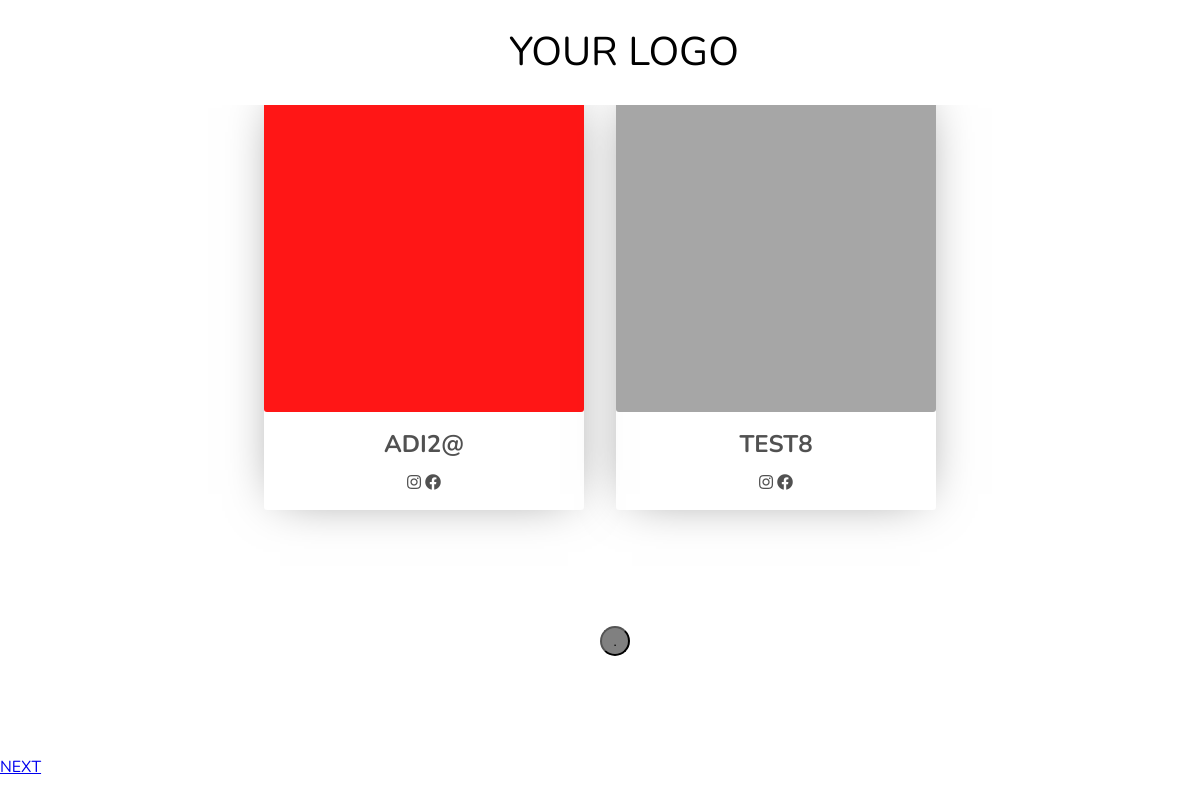
Page /feed/social/ on the earlier database version.
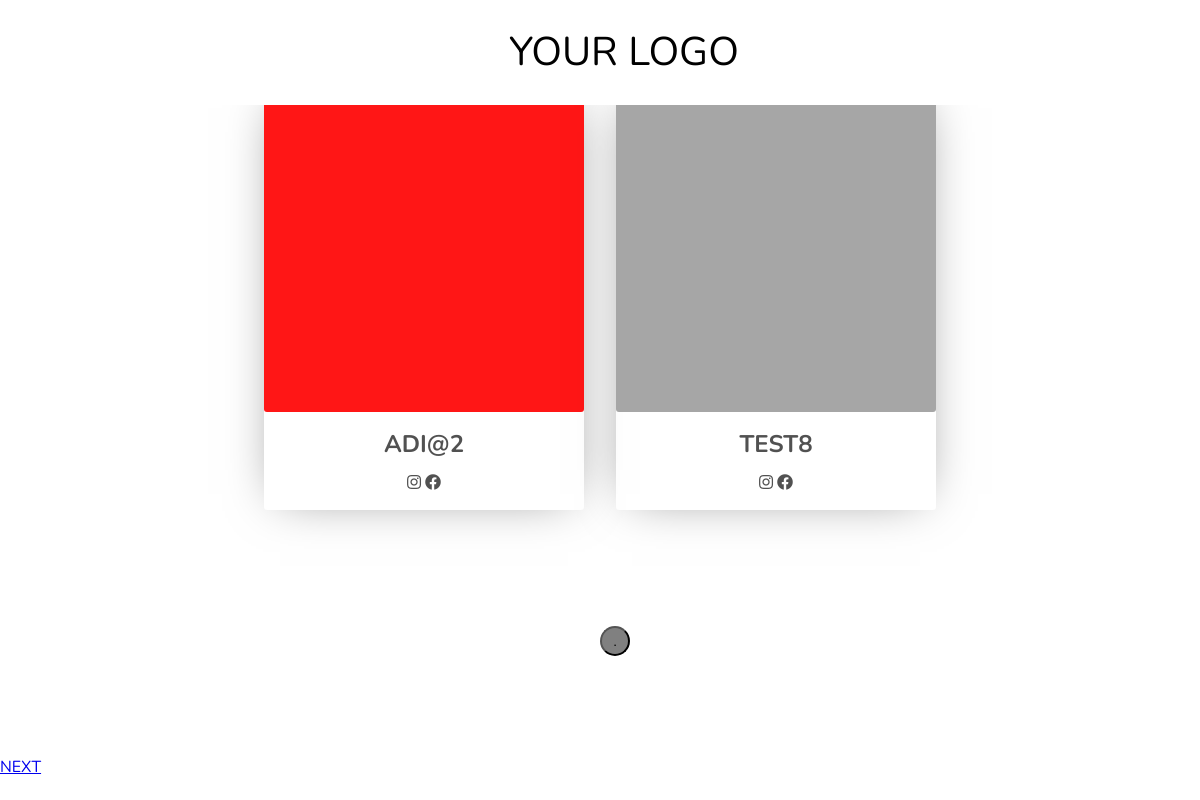
Same page on the later database version.
### feed/models.py (models this page shows, shortened)
class UplodedPic(models.Model):
    user = models.OneToOneField(settings.AUTH_USER_MODEL, on_delete=models.CASCADE)
    insta = models.CharField(max_length=20, null=True, blank=True)
    fb = models.URLField(max_length=100, blank=True)
    img = models.ImageField(blank=False)
    class Meta:
        ordering = ("-id", )

### account/models.py (models this page shows, shortened)
class UserBase(AbstractBaseUser, PermissionsMixin):
    email = models.EmailField(_('email address'), unique=True)
    user_name = models.CharField(max_length=150, unique=True)
    first_name = models.CharField(max_length=50, blank=True)
    last_name = models.CharField(max_length=50, blank=True)
    phone_number = models.CharField(max_length=15, blank=True)
    city = models.CharField(max_length=50, blank=True)
    pincode = models.CharField(max_length=12, blank=True)
    address_line = models.CharField(max_length=300, blank=True)
    is_active = models.BooleanField(default=False)
    is_staff = models.BooleanField(default=False)
    created = models.DateTimeField(auto_now_add=True)
    updated = models.DateTimeField(auto_now=True)
    objects = CustomAccountManager()
    USERNAME_FIELD = 'email'
    REQUIRED_FIELDS = ['user_name']
    class Meta:
        verbose_name = "Accounts"
        verbose_name_plural = "Accounts"

### feed/views.py (the view)
# urls.py: path('social/', Feed.as_view(), name='feed')
class Feed(ListView):
    model = UplodedPic
    template_name  = 'feed/feed.html'
    context_object_name = 'qs'
    paginate_by = 2
    queryset = UplodedPic.objects.all()

### store/context_processors.py (called while the page is built)
def categories(request):
    return {
        'categories': Category.objects.all()
    }

### templates/feed/feed.html (shortened to what this page needs)
{% load static %}
<!DOCTYPE html>
<html lang="en">
<head>
    <link rel="stylesheet" href={% static 'css/feed/feed.css' %}>
    <link
      rel="stylesheet"
      href="https://cdnjs.cloudflare.com/ajax/libs/font-awesome/5.15.3/css/all.min.css"
    />
</head>
<body>
<nav class="nav">
        <div class="container">
            <div class="logo">
                <a href="#">Your Logo</a>
            </div>
        </div>
    </nav>
<div id="feed">
    <ul class="card-list infinite-container">
        {% for item in qs %}
        <li class="card infinite-item">
            <a class="card-image"  target="_blank" style="background-image: url(https://s3-us-west-2.amazonaws.com/s.cdpn.io/310408/jane-doe-100.jpg);" data-image-full="{{item.img.url}}">
            </a>
            <span class="card-description" target="_blank">
                <h2>{{item.user.user_name}}</h2>
                <i onclick="window.open('https://www.instagram.com/{{item.insta}}')" class="fab fa-instagram"></i>
                <i onclick="window.open('{{item.fb}}')" class="fab fa-facebook" ></i>
            </span>
        </li>
        {% endfor %}
    </ul>
    <div class="circle-container ">
                <button class=" my-button loading">
                    .
                </button>
            </div>
            <div class="row">
                <div class="col-12">
                    {% if page_obj.has_next %}
                    <a class="infinite-more-link" href="?page={{ page_obj.next_page_number }}">next</a>
                    {% endif %}
                </div>
            </div>
        </div>
</body>
</html>

### static/css/feed/feed.css (style rules this page uses)
.nav { width: 100%; height: 65px; position: fixed; line-height: 65px; text-align: center; margin-top: 0px; background-color: white; }
.nav div.logo { float: unset; width: auto; height: auto; padding-left: 3rem; }
.nav div.logo a { text-decoration: none; color: black; font-size: 2.5rem; }
.nav { padding-top: 20px; padding-bottom: 20px; -webkit-transition: all 0.4s ease; transition: all 0.4s ease; }
#feed { padding-top: 5%; }
.card-image { display: block; min-height: 20rem; background: #fff center center no-repeat; background-size: cover; filter: blur(3px); border-radius: 3px; }
.card-image.is-loaded { filter: none; transition: filter 1s; max-height: 295px; }
html, body { width: 100%; height: 100%; margin: 0; font-size: 16px; font-family: "Nunito", sans-serif; text-transform: uppercase; }
.card-list { display: block; margin: 1rem auto; padding: 0; font-size: 0; text-align: center; list-style: none; }
.card { display: inline-block; width: 90%; max-width: 20rem; margin: 1rem; font-size: 1rem; text-decoration: none; overflow: hidden; box-shadow: 0 0 3rem -1rem rgba(0,0,0,0.5); transition: transform 0.1s ease-in-out, box-shadow 0.1s; border-radius: 3px; }
.card-description { display: block; padding: 1em 0.5em; color: #515151; text-decoration: none; }
.card-description > h2 { margin: 0 0 0.5em; }

### templates/feed/feed.html (style rules this page uses)
.circle-container { margin: 100px; margin-left:50%; }
.my-button { width: 30px; height: 30px; outline-style:initial; border-radius: 100px; cursor: pointer; background-color: grey; }

Differences in the rows shown:
changed through a linked row, UplodedPic: user.user_name "ADI2@" → "ADI@2"
